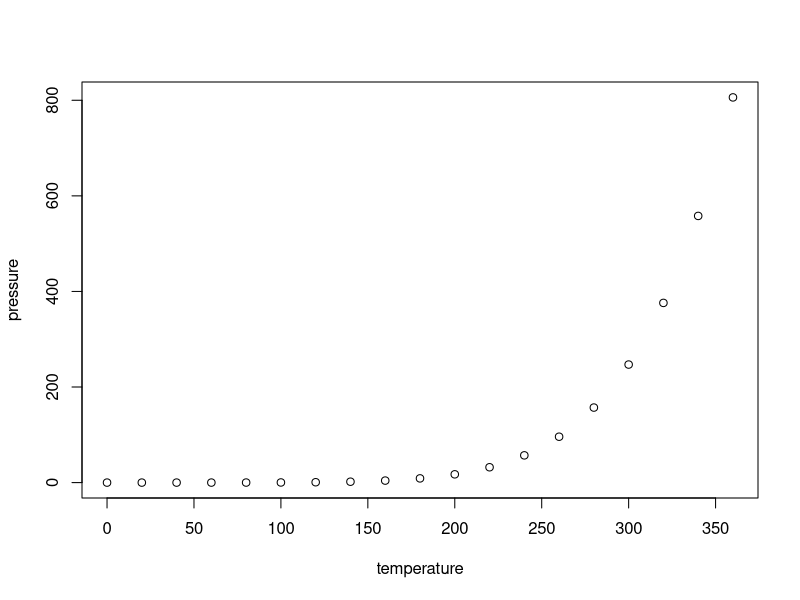
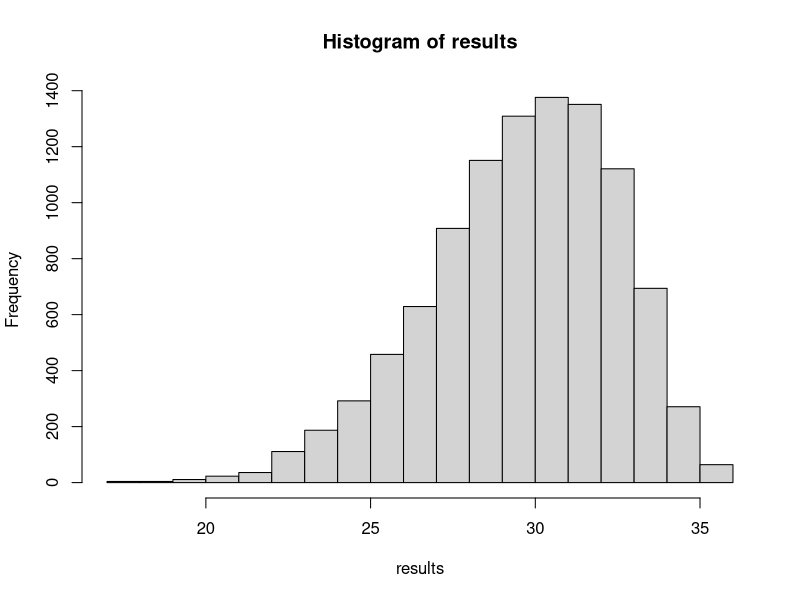

Recreate these plots in R, in order.
## ---- chunk 1
knitr::opts_chunk$set(echo = TRUE)
## ---- chunk 2
summary(cars)
## ---- chunk 3
plot(pressure)
## ---- chunk 4
# This function simulates a player's turn
turn <- function() {
    
    # Number of dice still in game
    dice_left = 6
    
    # The number of current throw
    throw_num = 0
    
    # Final result of the turn
    final = c()
    
    while (dice_left>0){
        
        # Enumerate the throw
        throw_num = throw_num + 1
        
        # In a "bad" throw we do not want to keep any dice
        bad = TRUE
        throw = sample.int(6,size = dice_left, replace = TRUE)
        
        # Choose which dice to keep
        for (die in throw){
            
            if (die>=5){
                final = append(final, die)
                dice_left = dice_left - 1
                bad = FALSE
            }
        }
        
        # We are forced to keep 1 die, so we keep the highest value
        if (bad) {
            final = append(final, max(throw))
            dice_left = dice_left - 1
        }
    }
    
    final_sum = sum(final)
    return(final_sum)
}
## ---- chunk 5
e_max <- function(n){
    e = 0
    for (x in 1:6) {
        Fx=x/6
        fx=1/6
        e = e + x*(Fx**n - (Fx-fx)**n)
    }
    return(e)
}
## ---- chunk 6

## ---- chunk 7
turn_optimal <- function() {
    
    # We will compute expected maximal values for rolls with 1 to 6 dice
    e_maxima <- c()
    for (i in 1:6) {
        e_maxima <- c(e_maxima, e_max(i))
    }
    
    dice_in_game <- 6
    final_hand <- c()
  
    # While we are still left with dice to throw, we will play
    while (dice_in_game > 0) {
    
        throw <- sample.int(n = 6, size = dice_in_game, replace = TRUE)
        initial_throw_size <- length(throw)
        improvement_found <- TRUE
        
        # Now let's choose the dice to keep going from highest value down
        while (improvement_found) {
          
            # Start with no expected improvement
            improvement_found <- FALSE 
          
            if (length(throw) == 0) {
                break
            }
          
            # With more dice left in game, the threshold for keeping is higher
            current_threshold <- e_maxima[length(throw)]
            indices_to_keep <- which(throw >= current_threshold)
          
            # If we want actually want to keep any, we have found an improvement
            if (length(indices_to_keep) > 0) {
                improvement_found <- TRUE 
                final_hand <- append(final_hand, throw[indices_to_keep])
                throw <- throw[-indices_to_keep]
            }
        }
        
        # If we haven't found any sufficient values, we will bite the bullet and
        # keep the highest value
        if (length(throw) == initial_throw_size) {
            max_index <- which.max(throw)
            final_hand <- append(final_hand, throw[max_index])
            throw <- throw[-max_index]
        }
        
        dice_in_game <- length(throw)
    }
  
    return(final_hand)
}
## ---- chunk 8
results <- c()
for (i in 1:10000) {
    results <- append(results, sum(turn_optimal()))
}


hist(results)
quantile(results)
mean(results)
